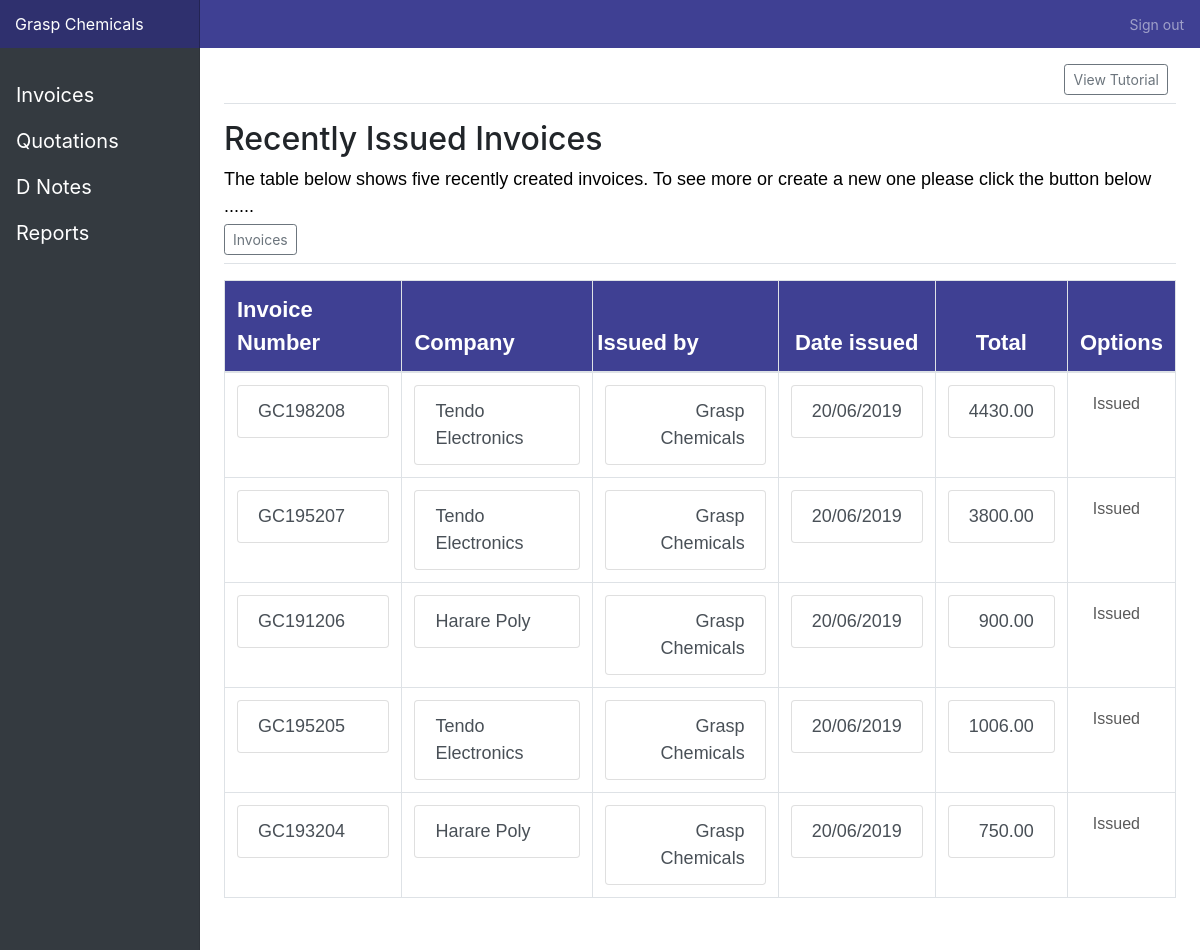
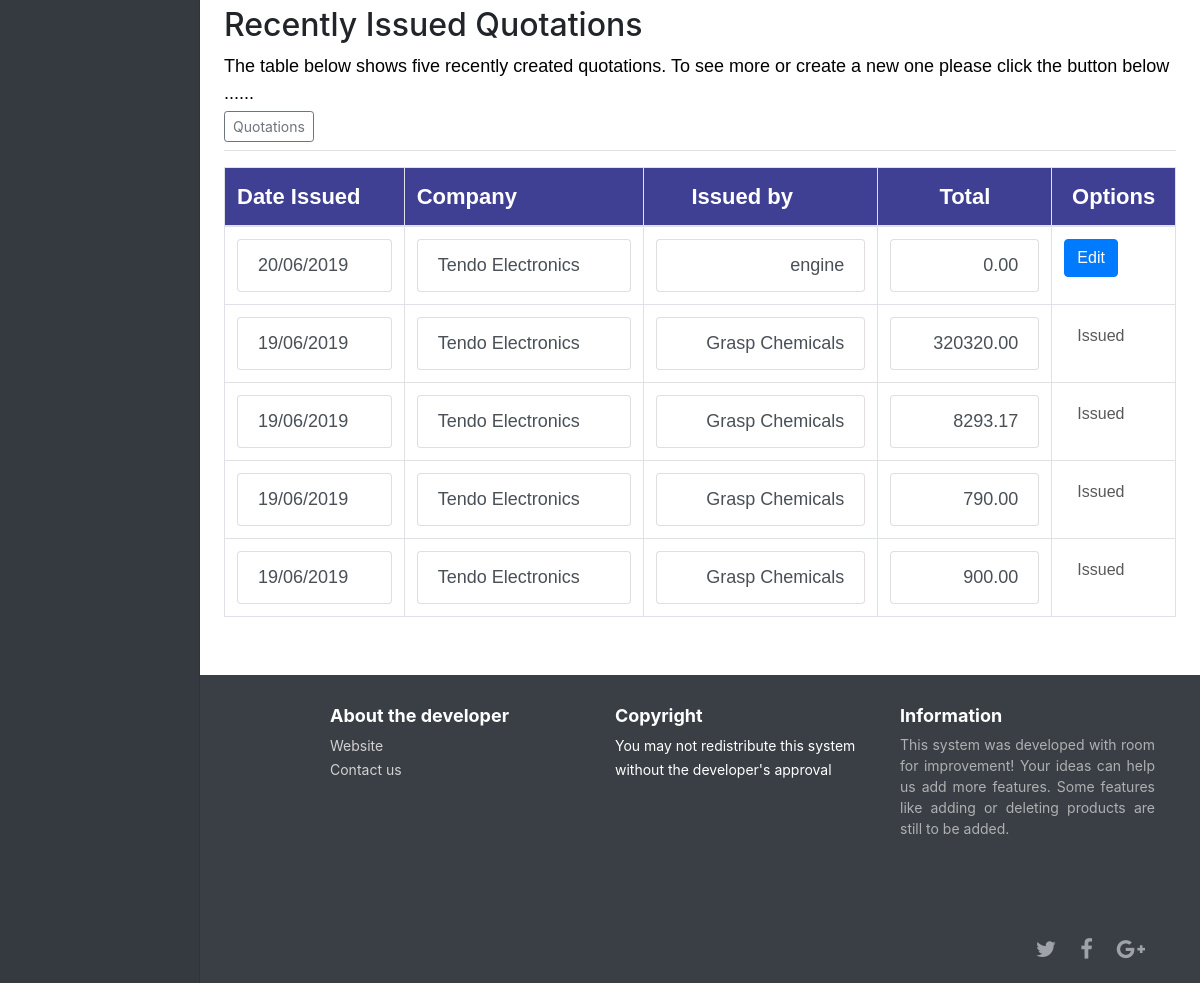
The app's page /system/ with its own data (2 pictures, top to bottom).
### system/models.py (models this page shows, shortened)
class Invoice(models.Model):
    number = models.CharField(max_length = 15)
    total = models.DecimalField(default=0.0,decimal_places=2,max_digits=25)
    date_created = models.DateTimeField('date_published')
    user_name =models.CharField(default='Grasp Chemicals',max_length = 25)
    order_number = models.CharField(default='0000000',max_length = 25)
    vat_number = models.CharField(default='00000',max_length = 25)
    vat = models.DecimalField(default=0.0,decimal_places=2,max_digits=2)

class ICustomer(models.Model):
    invoice = models.ForeignKey('Invoice',on_delete= models.CASCADE)
    c_name =models.CharField(max_length= 50)
    c_address = models.CharField(max_length= 100)
    c_address = models.CharField(max_length= 100)

class Quotation(models.Model):
    ref_number = models.CharField(max_length = 15)
    total = models.DecimalField(default=0.0,decimal_places=2,max_digits=25)
    customer = models.CharField(max_length = 50)
    customer_address = models.CharField(max_length = 50)
    user_name =models.CharField(default='Grasp Chemicals',max_length = 25)
    date_created = models.DateTimeField('date_published')

### system/views.py (the view)
# urls.py: path('', views.index, name='index'),
def index(request):
    template= 'system/index.html'
    invoice_list= Invoice.objects.order_by('-date_created')
    quotation_list= Quotation.objects.order_by('-date_created')
    return render(request,template,{'invoice_list':invoice_list[:5],'mUser':request.user, 'quotation_list':quotation_list[:5]})

### system/templates/system/index.html (shortened to what this page needs)
<!doctype html>
<html lang="en">
<head>
    {% load static %}
    <link rel="stylesheet" type="text/css" href="{% static "system/css/styles.css" %}">
    <link rel="stylesheet" type="text/css" href="{% static "system/css/bootstrap.min.css" %}" >
    <link rel="stylesheet" type="text/css" href="{% static "system/css/bootstrap.css" %}" >
    <link href="{%static "dist/css/bootstrap.min.css"%}" rel="stylesheet">
    <link rel="stylesheet" type="text/css" href="{% static "system/css/dashboard.css" %}">
    <link rel="stylesheet" href=" {% static "system/css/footer.css"%} ">
    <link rel="stylesheet" href="http://cdnjs.cloudflare.com/ajax/libs/font-awesome/4.6.3/css/font-awesome.min.css">
  </head>
  <body>
    <nav class="navbar navbar-dark sticky-top flex-md-nowrap p-0" style="background-color: #3F4093;">
      <a class="navbar-brand col-sm-2 col-md-2 mr-0" href="#">Grasp Chemicals</a>
      <ul class="navbar-nav px-3">
        <li class="nav-item text-nowrap">
          <a class="nav-link" href="{% url 'admin:logout' %}">Sign out</a>
        </li>
      </ul>
    </nav>
    <div class="container-fluid">
      <div class="row">
        <nav class="col-md-2 d-none d-md-block bg-dark sidebar">
          <div class="sidebar-sticky" style="padding-top:12%;">
            <ul class="nav flex-column" id = "list">
              <li class="nav-item btn-lg ">
                <a class="white"; class="nav-link" href="{% url 'system:invoices' %}">
                  Invoices
                </a>
              </li>
              <li class="nav-item btn-lg ">
                <a class="white"; id="5"class="nav-link" href="{% url 'system:invoices' %}">
                  Quotations
                </a>
              </li>
              <li class="nav-item btn-lg ">
                <a class="white"; id="5"class="nav-link" href="#">
                  D Notes
                </a>
              </li>
              <li class="nav-item btn-lg ">
                <a class="white"; id="5"class="nav-link" href="#">
                  Reports
                </a>
              </li>
            </ul>
          </div>
        </nav>
        <main role="main" class="col-md-9 ml-sm-auto col-lg-10 pt-3 px-4">
          <div class="d-flex justify-content-between flex-wrap flex-md-nowrap align-items-center pb-2 mb-3 border-bottom">
            <div class="btn-toolbar mb-2 mb-md-0">
              <div class="btn-group mr-2">
                <a href="#" class="btn btn-sm btn-outline-secondary">View Tutorial</a>
              </div>
            </div>
          </div>
          <h2>Recently Issued Invoices</h2>
          <p class="p">The table below shows five recently created invoices. To see more or create a new one please click the button below ......</p>
          <div class="d-flex justify-content-between flex-wrap flex-md-nowrap align-items-center pb-2 mb-3 border-bottom">
            <div class="btn-toolbar mb-2 mb-md-0">
              <div class="btn-group mr-2">
                <a class="btn btn-sm btn-outline-secondary" href="{% url 'system:invoices' %}">{{' Invoices'}}</a>
              </div>
            </div>
          </div>
            <table class="table  table-hover  ">
              <thead>
                <tr style="background-color:#3F4093; border-radius:10px;"class="p">
                  <th class= "table-bordered"scope="col-1" style="color: white;">Invoice Number</th>
                  <th class= "table-bordered"scope="col-1" style="color: white;">Company</th>
                  <th class= "table-bordered"scope="col" style="color: white;padding-left:0.5%;" >Issued by</th>
                  <th class= "header table-bordered "scope="col" style="color: white;">Date issued</th>
                  <th class= "header table-bordered "scope="col" style="color: white;">Total</th>
                  <th class= "header table-bordered "scope="col" style="color: white;">Options</th>
                </tr>
              </thead>
              <tbody>
                {% load django_template_maths %}
                {% if invoice_list %}
                {% for q in invoice_list%}
                  {% with total=q.total %}
                    <tr>
                      <td class= "table-bordered"><a href="{% url 'system:idetail' q.id%}" class="list-group-item list-group-item-action"> {{q.number}}</a>
                      <td class= "table-bordered">
                        {% for c in q.icustomer_set.all%}
                        <a href="{% url 'system:idetail' q.id%}" class="list-group-item list-group-item-action"> {{c.c_name}}</a>
                        {% endfor %}
                      </td>
                      <td class="data table-bordered"><a href="{% url 'system:idetail' q.id%}" class="list-group-item list-group-item-action"> {{q.user_name}}</a></td>
                      <td class="data table-bordered"><a href="{% url 'system:idetail' q.id%}" class="list-group-item list-group-item-action"> {{q.date_created|date:"d"}}/{{q.date_created|date:"m"}}/{{q.date_created|date:"Y"}}</a></td>
                      <td class="data table-bordered"><a href="{% url 'system:idetail' q.id%}" class="list-group-item list-group-item-action"> {{q.total}}</a></td>
                      <td  class=" table-bordered" style="align:center">
                        {% if q.total <= 0 %}
                        <a href="{% url 'system:add_details' q.id%}" class=" btn btn-primary float-sm-left" style="text-align:center; margin-right:10px;">Edit</a>
                        {% else %}
                        <a class="  btn  disabled" href="#"style="color:#000000;text-align:center">Issued</a>
                        {%endif%}
                      </td>
                    </tr>
                    {% endwith %}
                {% endfor %}
                {% endif %}
              </tbody>
            </table>
            <br><br>
            <h2>Recently Issued Quotations</h2>
            <p class="p">The table below shows five recently created quotations. To see more or create a new one please click the button below ......</p>
            <div class="d-flex justify-content-between flex-wrap flex-md-nowrap align-items-center pb-2 mb-3 border-bottom">
              <div class="btn-toolbar mb-2 mb-md-0">
                <div class="btn-group mr-2">
                  <a class="btn btn-sm btn-outline-secondary" href="{% url 'system:quotations' %}"> Quotations</a>
                </div>
              </div>
            </div>
            <table class="table  table-hover  ">
              <thead>
                <tr style="background-color:#3F4093;"class="p">
                  <th class= "table-bordered"scope="col-1" style="color: white;">Date Issued</th>
                  <th class= "table-bordered"scope="col-1" style="color: white;">Company</th>
                  <th class= "table-bordered"scope="col" style="color: white;padding-left:5%;" >Issued by</th>
                  <th class= "header table-bordered "scope="col" style="color: white;">Total</th>
                  <th class= "header table-bordered "scope="col" style="color: white;">Options</th>
                </tr>
              </thead>
              <tbody>
                {% load django_template_maths %}
                {% if quotation_list %}
                {% for q in quotation_list%}
                  {% with total=q.total %}
                    <tr>
                      <td class= "table-bordered"><a href="{% url 'system:qdetail' q.id%}" class="list-group-item list-group-item-action"> {{q.date_created|date:"d"}}/{{q.date_created|date:"m"}}/{{q.date_created|date:"Y"}}</a>
                      <td class= "table-bordered">
                        <a href="{% url 'system:qdetail' q.id%}" class="list-group-item list-group-item-action"> {{q.customer}}</a>
                      </td>
                      <td class="data table-bordered"><a href="{% url 'system:qdetail' q.id%}" class="list-group-item list-group-item-action"> {{q.user_name}}</a></td>
                      <td class="data table-bordered"><a href="{% url 'system:qdetail' q.id%}" class="list-group-item list-group-item-action"> {{q.total}}</a></td>
                      <td  class=" table-bordered" style="align:center">
                        {% if q.total <= 0 %}
                        <a href="{% url 'system:qpreview' q.id%}" class=" btn btn-primary float-sm-left" style="text-align:center; margin-right:10px;">Edit</a>
                        {% else %}
                        <a class="  btn  disabled" href="#"style="color:#000000;text-align:center">Issued</a>
                        {%endif%}
                      </td>
                    </tr>
                    {% endwith %}
                {% endfor %}
                {% else %}
                <p>There are no Quotations issued yet!</p>
                {% endif %}
              </tbody>
            </table>
              <br><br>
        </main>
      </div>
    </div>
    <footer id="myFooter">
        <div class="container">
            <div class="row">
                <div class="col-sm-3">
                    <h5>Get started</h5>
                    <ul>
                        <li><a href="#">Home</a></li>
                        <li><a href="#">Sign up</a></li>
                        <li><a href="#">Downloads</a></li>
                    </ul>
                </div>
                <div class="col-sm-3">
                    <h5>About the developer</h5>
                    <ul>
                        <li><a href="www.simpledeveloper.cf">Website</a></li>
                        <li><a href="emillio@simpledeveloper.cf">Contact us</a></li>
                    </ul>
                </div>
                <div class="col-sm-3">
                    <h5>Copyright </h5>
                    <ul>
                        <p> You may not redistribute this system without the developer's approval </p>
                    </ul>
                </div>
                <div class="col-sm-3 info">
                    <h5>Information</h5>
                    <p> This system was developed with room for improvement! Your ideas can help us add more features. Some features like adding or deleting products are still to be added. </p>
                </div>
            </div>
        </div>
        <div class="second-bar">
           <div class="container">
                <h2 class="logo"><a href="#"> LOGO </a></h2>
                <div class="social-icons">
                    <a href="#" class="twitter"><i class="fa fa-twitter"></i></a>
                    <a href="#" class="facebook"><i class="fa fa-facebook"></i></a>
                    <a href="#" class="google"><i class="fa fa-google-plus"></i></a>
                </div>
            </div>
        </div>
    </footer>
  </body>
</html>

### system/static/system/css/styles.css (style rules this page uses)
.white { color:white; }
th { color: red; font-size: 22px; font-family: arial; }
td { color:black; font-size: 18px; font-family: sans-serif; }
p { color:inherit; }
.p { color:black; margin-bottom: 4px; font-size: 18px; font-family: sans-serif; }
h2 { color:#3F4093; }
.data { text-align: right; }
.header { text-align: center; }

### system/static/system/css/dashboard.css (style rules this page uses)
body { font-size: .875rem; }
.sidebar { position: fixed; top: 0; bottom: 0; left: 0; z-index: 100; padding: 0; box-shadow: inset -1px 0 0 rgba(0, 0, 0, .1); }
.sidebar-sticky { position: -webkit-sticky; position: sticky; top: 48px; height: calc(100vh - 48px); padding-top: .5rem; overflow-x: hidden; overflow-y: auto; }
.navbar-brand { padding-top: .75rem; padding-bottom: .75rem; font-size: 1rem; background-color: rgba(0, 0, 0, .25); box-shadow: inset -1px 0 0 rgba(0, 0, 0, .25); }
.border-bottom { border-bottom: 1px solid #e5e5e5; }

### system/static/system/css/footer.css (style rules this page uses)
#myFooter { background-color: #3a3f46; color: white; }
#myFooter .row { margin-bottom: 60px; }
#myFooter .info { text-align: justify; color: #afb0b1; }
#myFooter ul { list-style-type: none; padding-left: 0; line-height: 1.7; }
#myFooter h5 { font-size: 18px; color: white; font-weight: bold; margin-top: 30px; }
#myFooter .logo { margin-top: 10px; }
#myFooter .second-bar .logo a { color:white; font-size: 28px; float: left; font-weight: bold; line-height: 68px; margin: 0; padding: 0; }
#myFooter a { color: #d2d1d1; text-decoration: none; }
#myFooter .second-bar { text-align: center; background-color: #33373e; text-align: center; }
#myFooter .second-bar a { font-size: 22px; color: #9fa3a9; padding: 10px; transition: 0.2s; line-height: 68px; }
#myFooter .social-icons { float:right; }
html { height: 100%; }
body { display: flex; display: -webkit-flex; flex-direction: column; -webkit-flex-direction: column; height: 100%; }
#myFooter { flex: 0 0 auto; -webkit-flex: 0 0 auto; }

### records on screen
Invoice: number "GC198208", user_name "Grasp Chemicals", date_created "20", date_created "06", date_created "2019", total "4430.00", shows "Issued"
ICustomer: c_name "Tendo Electronics"
Invoice: number "GC195207", user_name "Grasp Chemicals", date_created "20", date_created "06", date_created "2019", total "3800.00", shows "Issued"
ICustomer: c_name "Tendo Electronics"
Invoice: number "GC191206", user_name "Grasp Chemicals", date_created "20", date_created "06", date_created "2019", total "900.00", shows "Issued"
ICustomer: c_name "Harare Poly"
Invoice: number "GC195205", user_name "Grasp Chemicals", date_created "20", date_created "06", date_created "2019", total "1006.00", shows "Issued"
ICustomer: c_name "Tendo Electronics"
Invoice: number "GC193204", user_name "Grasp Chemicals", date_created "20", date_created "06", date_created "2019", total "750.00", shows "Issued"
ICustomer: c_name "Harare Poly"
Quotation: date_created "20", date_created "06", date_created "2019", customer "Tendo Electronics", user_name "engine", total "0.00", shows "Edit"
Quotation: date_created "19", date_created "06", date_created "2019", customer "Tendo Electronics", user_name "Grasp Chemicals", total "320320.00", shows "Issued"
Quotation: date_created "19", date_created "06", date_created "2019", customer "Tendo Electronics", user_name "Grasp Chemicals", total "8293.17", shows "Issued"
Quotation: date_created "19", date_created "06", date_created "2019", customer "Tendo Electronics", user_name "Grasp Chemicals", total "790.00", shows "Issued"
Quotation: date_created "19", date_created "06", date_created "2019", customer "Tendo Electronics", user_name "Grasp Chemicals", total "900.00", shows "Issued"

### other values on screen
{{ ' Invoices' }} "Invoices"
